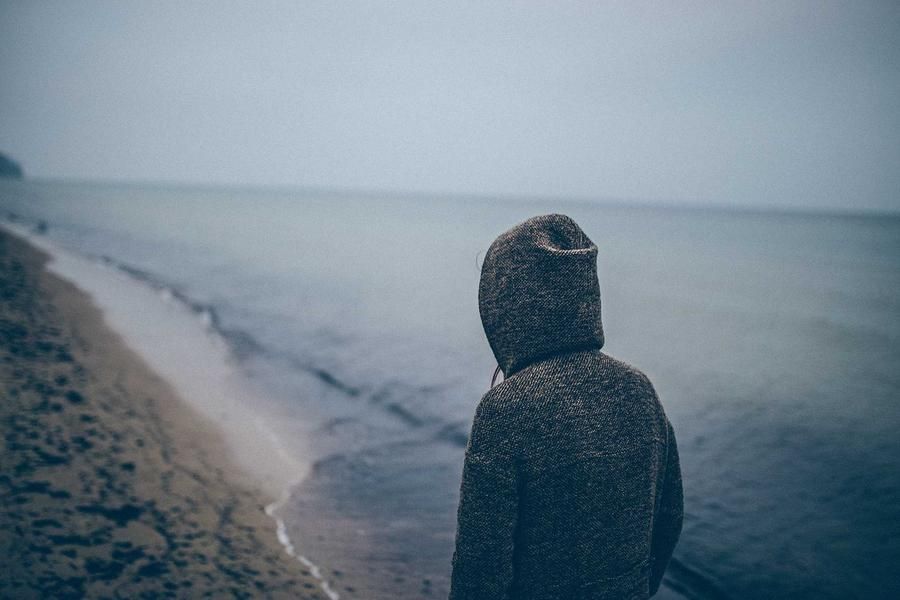
#> input picture images/navjot_b.jpg, 900 x 600 px
$ jupyter execute lab9.ipynb
#> lines starting #> are read from the running program, lines starting #| are printed output that depends on the picture
# Practical 9 - LBP and Denoising

Aim: Implement LBP and denoise Gaussian and speckle noise using Wiener, median, Gaussian and bilateral filters.

[cell 1]
import cv2
import numpy as np
import matplotlib.pyplot as plt

print("Name: Navjot Singh")
print("Roll No: 2025010071")

img = cv2.imread("images/navjot_b.jpg", cv2.IMREAD_GRAYSCALE)
#> img: shape (600, 900); min 0, max 240, mean 126.7

plt.figure(figsize=(8, 5))
plt.imshow(img, cmap="gray")
plt.title("Original Image")
plt.axis("off")
plt.show()

[cell 2]
# LBP using 8 neighbours
lbp = np.zeros_like(img)

for i in range(1, img.shape[0] - 1):
    for j in range(1, img.shape[1] - 1):
        center = img[i, j]
        pixels = [
            img[i - 1, j - 1], img[i - 1, j], img[i - 1, j + 1],
            img[i, j + 1], img[i + 1, j + 1], img[i + 1, j],
            img[i + 1, j - 1], img[i, j - 1]
        ]
        value = 0
        for k in range(8):
            if pixels[k] >= center:
                value = value + 2 ** k
        lbp[i, j] = value
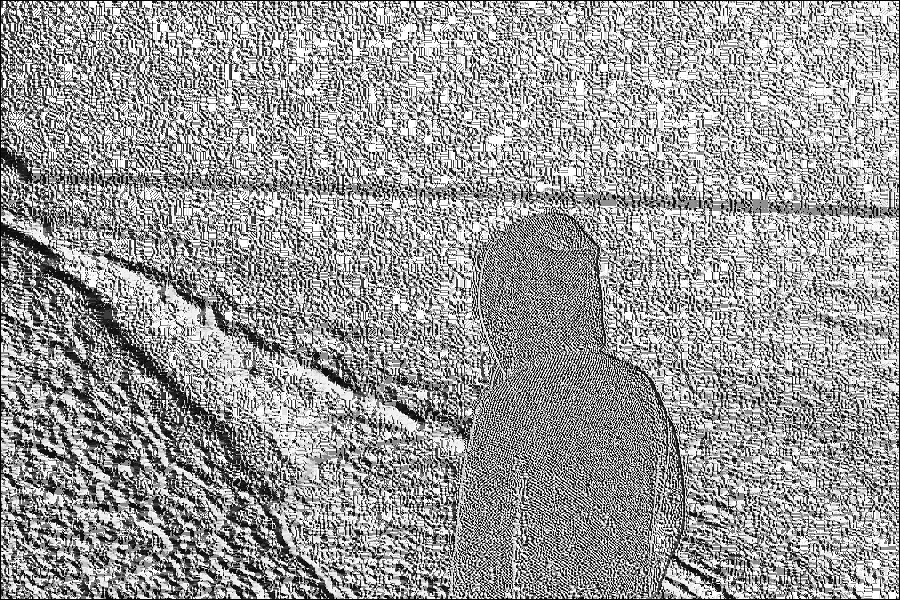
#> lbp: shape (600, 900); min 0, max 255, mean 153.5

plt.figure(figsize=(10, 4))
plt.subplot(1, 2, 1)
plt.imshow(img, cmap="gray")
plt.title("Original Image")
plt.axis("off")

plt.subplot(1, 2, 2)
plt.imshow(lbp, cmap="gray")
plt.title("LBP Image")
plt.axis("off")

plt.tight_layout()
plt.show()
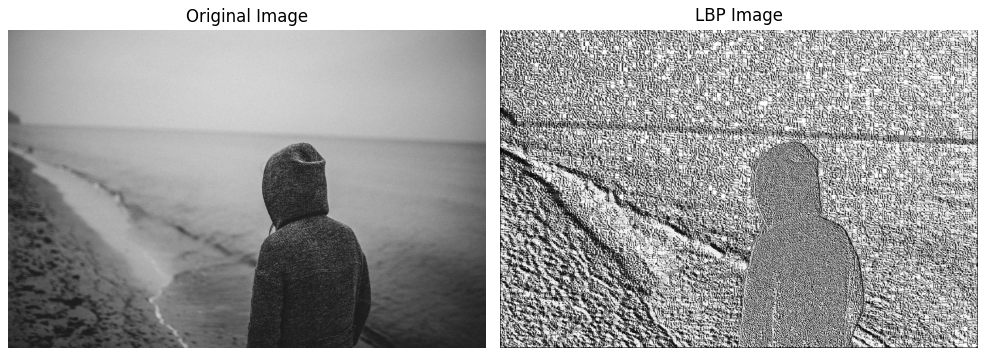
#> figure drawn by matplotlib, 2 panels

[cell 3]
# add gaussian and speckle noise
gaussian_noise = img.astype(np.float32) + np.random.normal(0, 20, img.shape)
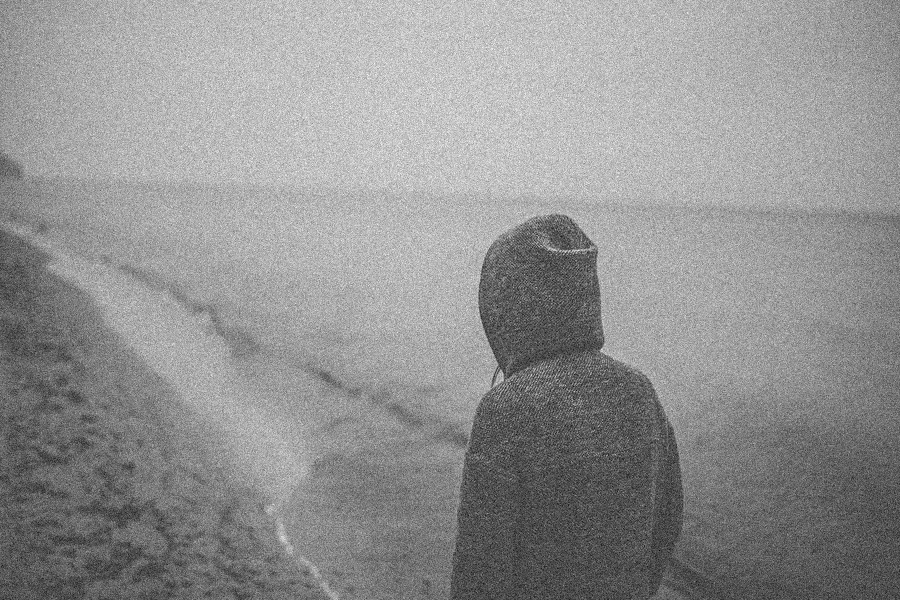
#> gaussian_noise: shape (600, 900) float64; min -73.05, max 276, mean 126.8; drawn with min black and max white
gaussian_noise = np.uint8(np.clip(gaussian_noise, 0, 255))

speckle_noise = img.astype(np.float32) + img.astype(np.float32) * np.random.normal(0, 0.2, img.shape)
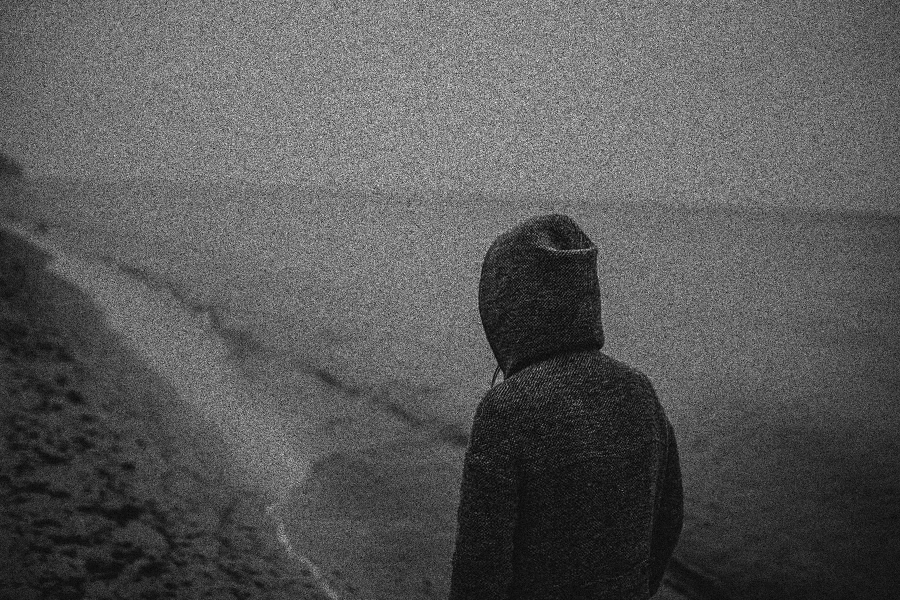
#> speckle_noise: shape (600, 900) float64; min 0, max 365.8, mean 126.7; drawn with min black and max white
speckle_noise = np.uint8(np.clip(speckle_noise, 0, 255))
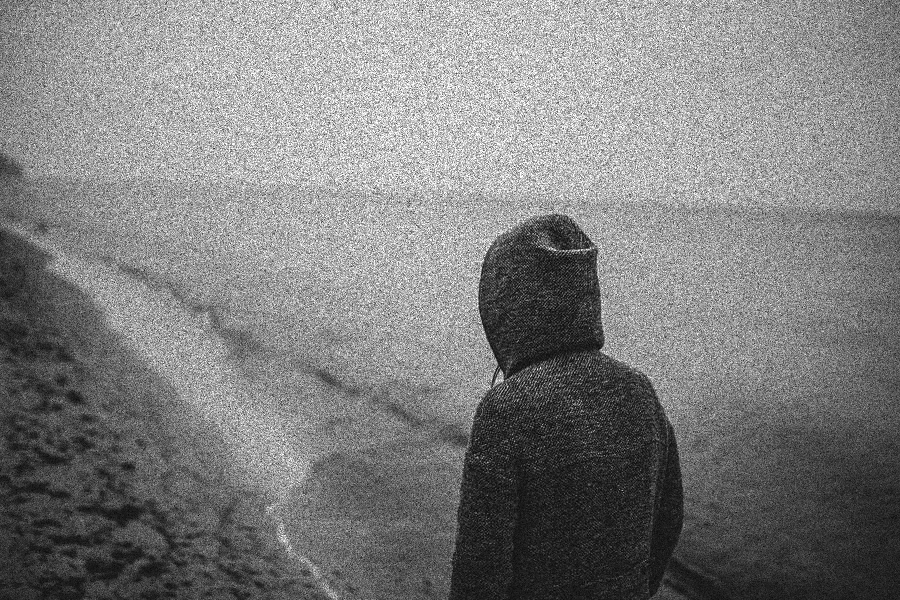
#> speckle_noise: shape (600, 900); min 0, max 255, mean 126.1

plt.figure(figsize=(10, 4))
plt.subplot(1, 2, 1)
plt.imshow(gaussian_noise, cmap="gray")
plt.title("Gaussian Noise")
plt.axis("off")

plt.subplot(1, 2, 2)
plt.imshow(speckle_noise, cmap="gray")
plt.title("Speckle Noise")
plt.axis("off")

plt.tight_layout()
plt.show()

[cell 4]
# simple wiener filter
def wiener_filter(noisy):
    f = noisy.astype(np.float32)
    mean = cv2.blur(f, (5, 5))
    mean_square = cv2.blur(f * f, (5, 5))
    variance = np.maximum(mean_square - mean * mean, 0)
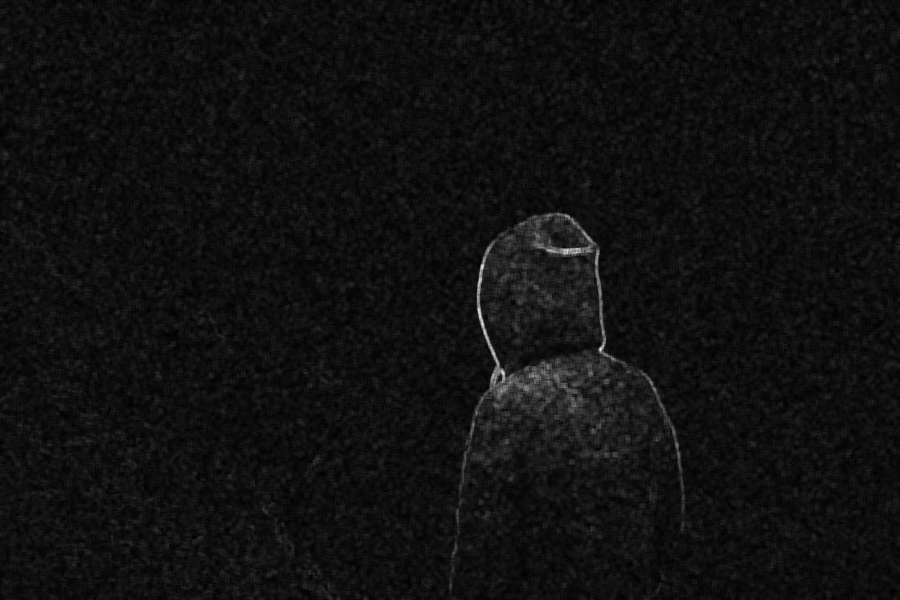
#> variance: shape (600, 900) float32; min 77.33, max 5443.4, mean 430.3; drawn with min black and max white
    noise_variance = np.mean(variance)
#> noise_variance = 430.3
    result = mean + np.maximum(variance - noise_variance, 0) / (variance + 1e-6) * (f - mean)
    return np.uint8(np.clip(result, 0, 255))


def apply_filters(noisy):
    median = cv2.medianBlur(noisy, 3)
    gaussian = cv2.GaussianBlur(noisy, (3, 3), 0)
    bilateral = cv2.bilateralFilter(noisy, 5, 50, 50)
    wiener = wiener_filter(noisy)
    return [median, gaussian, bilateral, wiener]

[cell 5]
# apply all filters to both noisy images
gaussian_results = apply_filters(gaussian_noise)
#> gaussian_results = 4 items
speckle_results = apply_filters(speckle_noise)
#> in wiener_filter (call 2), `mean_square = cv2.blur(f * f, (5, 5))`:
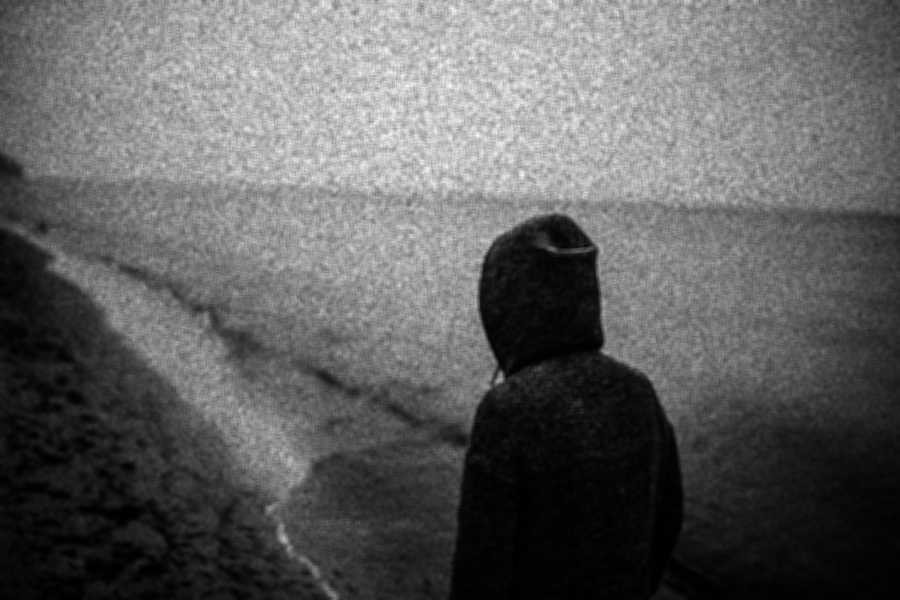
#> mean_square: shape (600, 900) float32; min 549.8, max 50919.6, mean 19456.5; drawn with min black and max white
#> in wiener_filter (call 2), `variance = np.maximum(mean_square - mean * mean, 0)`:
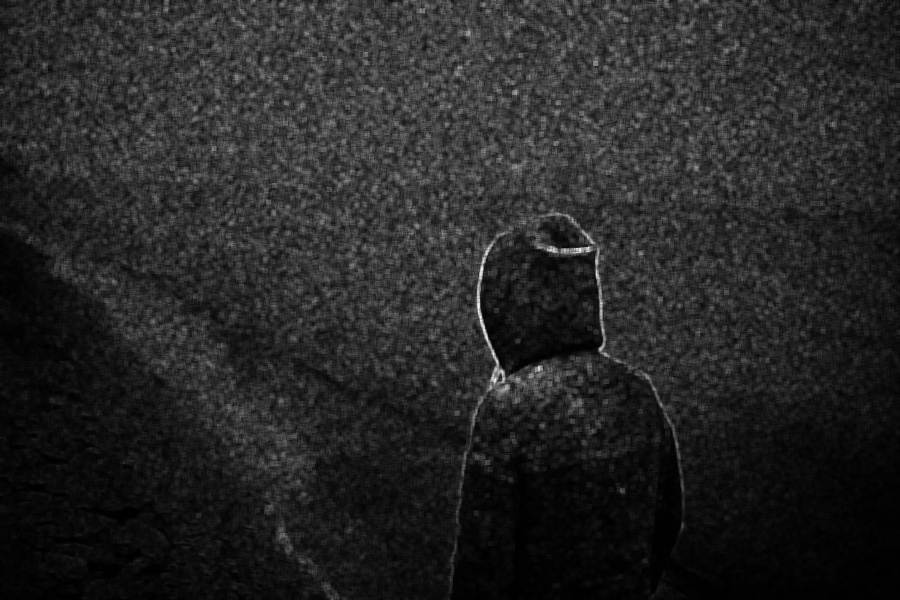
#> variance: shape (600, 900) float32; min 5.02, max 4995.8, mean 755.6; drawn with min black and max white
#> in wiener_filter (call 2), `noise_variance = np.mean(variance)`: noise_variance = 755.6
#> speckle_results = 4 items

filter_names = ["Median", "Gaussian", "Bilateral", "Wiener"]

plt.figure(figsize=(15, 6))

plt.subplot(2, 5, 1)
plt.imshow(gaussian_noise, cmap="gray")
plt.title("Gaussian Noise")
plt.axis("off")

for i in range(4):
    plt.subplot(2, 5, i + 2)
    plt.imshow(gaussian_results[i], cmap="gray")
    plt.title(filter_names[i])
    plt.axis("off")

plt.subplot(2, 5, 6)
plt.imshow(speckle_noise, cmap="gray")
plt.title("Speckle Noise")
plt.axis("off")

for i in range(4):
    plt.subplot(2, 5, i + 7)
    plt.imshow(speckle_results[i], cmap="gray")
    plt.title(filter_names[i])
    plt.axis("off")

plt.tight_layout()
plt.show()

$ run again, with images/navjot_c.jpg copied over images/navjot_b.jpg
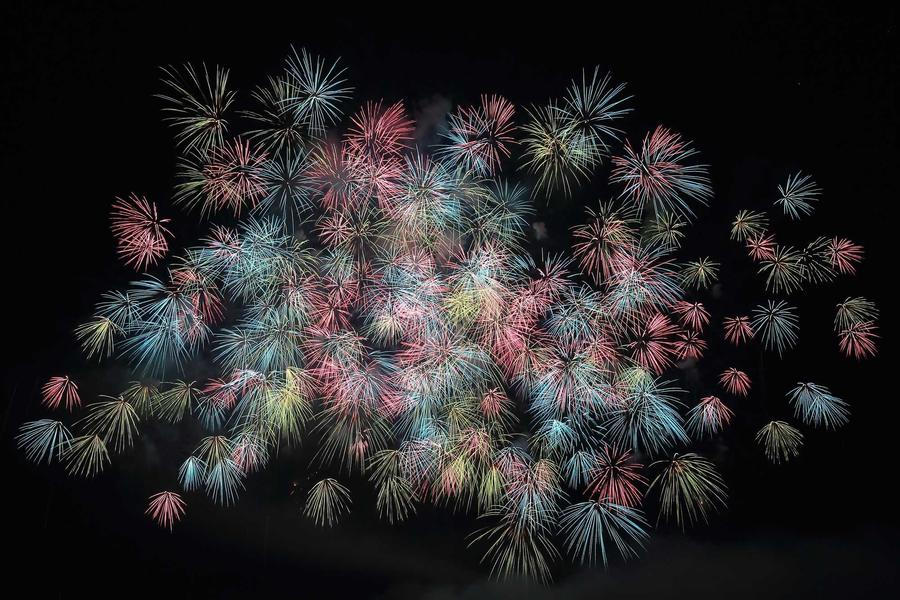
#> input picture images/navjot_c.jpg, 900 x 600 px
#> after the loop `for i in range(1, img.shape[0] - 1):`:
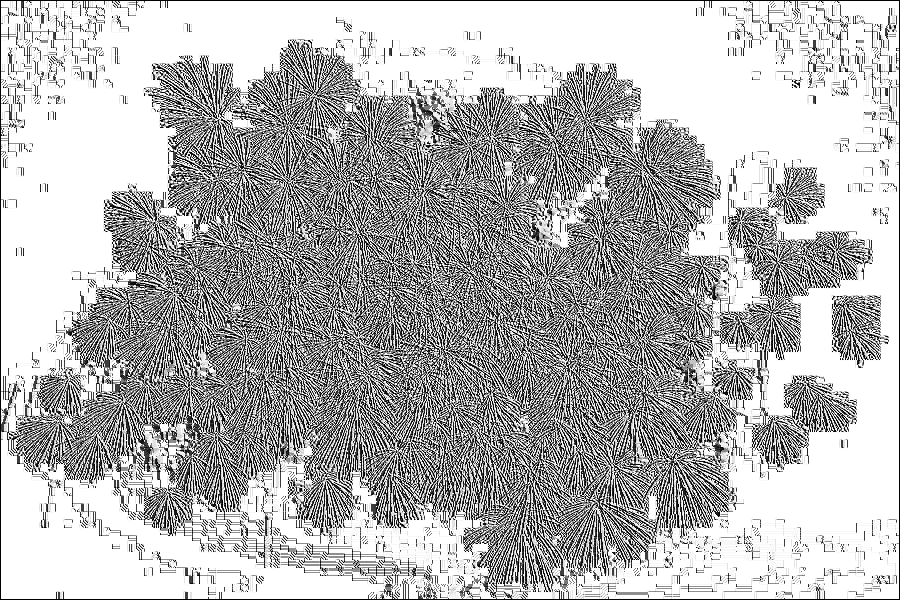
#> lbp: shape (600, 900); min 0, max 255, mean 179.7
#> noise_variance = 1032.4
#> gaussian_results = 4 items
#> in wiener_filter (call 2), `variance = np.maximum(mean_square - mean * mean, 0)`:
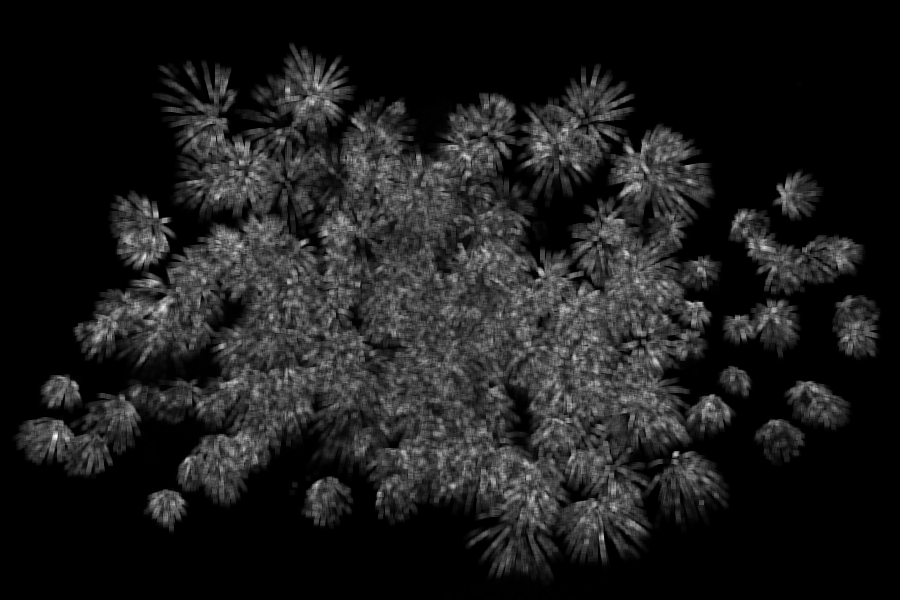
#> variance: shape (600, 900) float32; min 0.106, max 8614.7, mean 964.8; drawn with min black and max white
#> noise_variance = 964.8
#> speckle_results = 4 items
